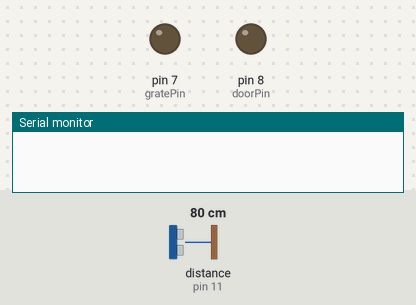
This sketch was run on a simulated Arduino Mega 2560, built with avr-gcc and run on an emulated ATmega2560. On the bench: output pins drawn as LEDs (lit = HIGH), the last lines printed to the serial monitor. The test bench sets the inputs (shaded band); at power-on: distance to the obstacle (sensor on pin 11) 80 cm. The echo pulse lasts 58.3 µs per cm.

Above: at 1.2 s.
1.3 s: distance to the obstacle (sensor on pin 11) set to 54 cm
2.8 s: distance to the obstacle (sensor on pin 11) set to 44 cm
At 3.9 s:
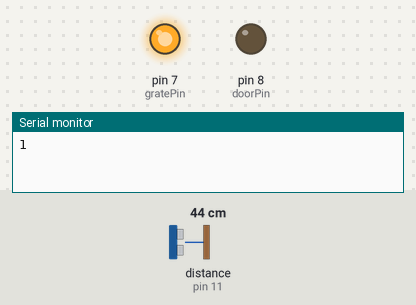
Timing chart, 0 to 5.8 s (numbered marks = the images above; inputs shaded):
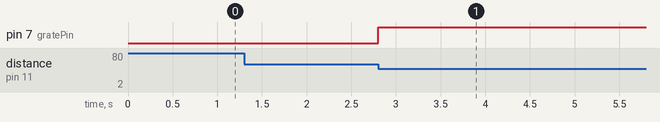

The sketch:

main_door.ino
```cpp
// THE DOOR
// 10/19/16

// open the grate when ultrasonic sensor is triggered
// leave open 30 seconds
// close grate and pause 3 seconds
// open door for 15 seconds
// close door, wait 15 seconds before grate can be triggered again

#include <NewPing.h>

#define TRIGGER_PIN   12 // Arduino pin tied to trigger pin on ping sensor.
#define ECHO_PIN      11 // Arduino pin tied to echo pin on ping sensor.
#define MAX_DISTANCE 200 // Maximum distance we want to ping for (in centimeters). Maximum sensor distance is rated at 400-500cm.

NewPing sonar(TRIGGER_PIN, ECHO_PIN, MAX_DISTANCE); // NewPing setup of pins and maximum distance.

unsigned long pingTimer;
// unsigned long grateTimer;
unsigned long gratePauseTimer;
unsigned long doorTimer;
unsigned long doorPauseTimer;

// all times here are in milliseconds //
unsigned int pingSpeed = 50;      // ping frequency. 50ms would be 20 times a second.
const long doorPause = 3000;      // amount of time after grate closing that door pauses before opening
const long doorClose = 18000;     // doorPause - doorClose = amount of time door stays open
const long gratePause = 15000;    // amount of time after door closing before grate can be triggered again

int incoming;
int distance = 0;
int gratePin = 7;
int doorPin = 8;

bool grateState = false;
bool doorState = false;
bool doorOpen = false;


void setup() {
  Serial.begin(115200);
  while (!Serial){
    ;
  }

  pinMode(gratePin, OUTPUT);
  pinMode(doorPin, OUTPUT);
  digitalWrite(gratePin, LOW);
  digitalWrite(doorPin, LOW);

  pingTimer = millis();
  gratePauseTimer = millis();
  doorTimer = millis();
  doorPauseTimer = millis();
}

void loop() {
  if (millis() >= pingTimer) {   // pingSpeed milliseconds since last ping, do another ping.
    pingTimer += pingSpeed;      // Set the next ping time.
    sonar.ping_timer(echoCheck); // Send out the ping, calls "echoCheck" function every 24uS where you can check the ping status.
  }

  if (distance <= 50 && !grateState && !doorState && millis() >= gratePauseTimer) {
    Serial.write('1');
    digitalWrite(gratePin, HIGH);
    grateState = true;
    // Serial.println("grate triggered");
  }
  else if (grateState) {
    if (Serial.available() > 0){
      incoming = Serial.read();
      if (incoming == '0'){
        digitalWrite(gratePin, LOW);
        grateState = false;
        doorState = true;
      }
    }
    // Serial.println("grate off/door on");
  }
  else if (doorState) {
    if (millis() >= doorTimer && !doorOpen) {
      doorPauseTimer = millis() + doorPause;
      doorTimer = millis() + doorClose;
      // Serial.println("door timers set");
    }
    else if (millis() >= doorPauseTimer && !doorOpen) {
      digitalWrite(doorPin, HIGH);
      doorOpen = true;
      // Serial.println("door open");
    }
    else if (millis() >= doorTimer && doorOpen) {
      digitalWrite(doorPin, LOW);
      doorOpen = false;
      doorState = false;
      gratePauseTimer = millis() + gratePause;
      // Serial.println("door closed");
    }
  }

}

void echoCheck() { // Timer2 interrupt calls this function every 24uS where you can check the ping status.
  // Don't do anything here!
  if (sonar.check_timer()) { // This is how you check to see if the ping was received.
    // Here's where you can add code.
    distance = sonar.ping_result / US_ROUNDTRIP_CM;

//    Serial.print("Ping: ");
//    Serial.print(sonar.ping_result / US_ROUNDTRIP_CM); // Ping returned, uS result in ping_result, convert to cm with US_ROUNDTRIP_CM.
//    Serial.println("cm");
  }
  // Don't do anything here!
}
```

Measured:
- the behaviour switches between 50 and 49 cm on distance to the obstacle (sensor on pin 11) (found by bisection; images 0 and 1)
- after the input at 1.3 s, every drawn part: stays the same
- after the input at 2.8 s, pin 7 (gratePin): LOW → HIGH at once
